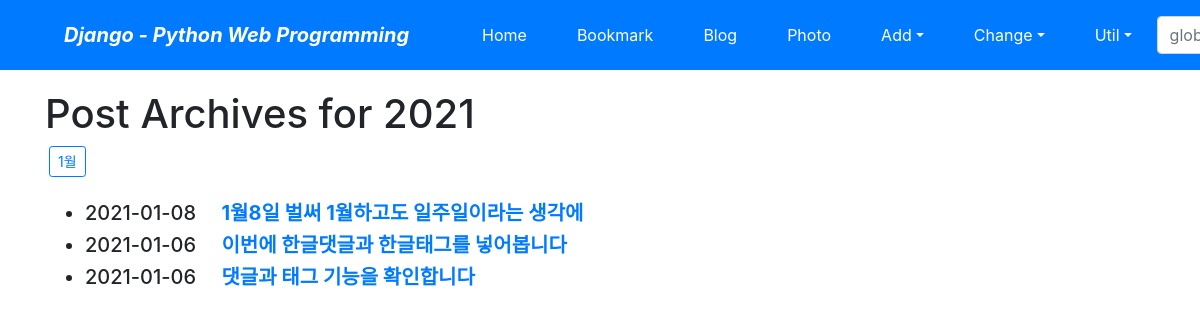
The app's page /blog/archive/2021/ with its own data.
### blog/models.py (models this page shows, shortened)
class Post(models.Model):
    title = models.CharField(verbose_name='TITLE', max_length=50)
    slug = models.SlugField('SLUG', unique=True, allow_unicode=True, help_text='one word for title alias.')
    description = models.CharField('DESCRIPTION', max_length=100, blank=True, help_text='simple description text.')
    content = models.TextField('CONTENT')
    create_dt = models.DateTimeField('CREATE DATE', auto_now_add=True)
    modify_dt = models.DateTimeField('MODIFY DATE', auto_now=True)
    tags=TaggableManager(blank=True)
    owner=models.ForeignKey(User, on_delete=models.CASCADE, verbose_name='OWNER', blank=True, null=True)
    class Meta:
        verbose_name = 'post'
        verbose_name_plural = 'posts'
        db_table = 'blog_posts'
        ordering = ('-modify_dt',)
    def get_absolute_url(self):
        return reverse('blog:post_detail', args=(self.slug,))

### blog/views.py (the view)
# urls.py: path('archive/<int:year>/', views.PostYAV.as_view(), name='post_year_archive'),
class PostYAV(YearArchiveView):
    model = Post
    date_field = 'modify_dt'
    make_object_list = True

### blog/templates/blog/post_archive_year.html (shortened to what this page needs)
{% extends "base.html" %}
{% block content %}
<h1>Post Archives for {{ year|date:"Y" }}</h1>
    {% for date in date_list %}
        <a href="{% url 'blog:post_month_archive' date|date:'Y' date|date:'b' %}"
        class="btn btn-outline-primary btn-sm mx-1">
        {{ date|date:"F" }}</a>
        {% endfor  %}
<br><br>
<div>
    <ul>
        {% for post in object_list %}
        <li class="h5">
        {{ post.modify_dt|date:"Y-m-d" }}&emsp;
        <a href="{{ post.get_absolute_url }}"><strong>{{ post.title }}</strong></a></li>
        {% endfor %}
    </ul>
</div>
{% endblock %}

### records on screen
Post: modify_dt "2021-01-08", title "1월8일 벌써 1월하고도 일주일이라는 생각에"
Post: modify_dt "2021-01-06", title "이번에 한글댓글과 한글태그를 넣어봅니다"
Post: modify_dt "2021-01-06", title "댓글과 태그 기능을 확인합니다"

### other values on screen
{{ year|date:"Y" }} "2021"
{{ date|date:"F" }} "1월"
